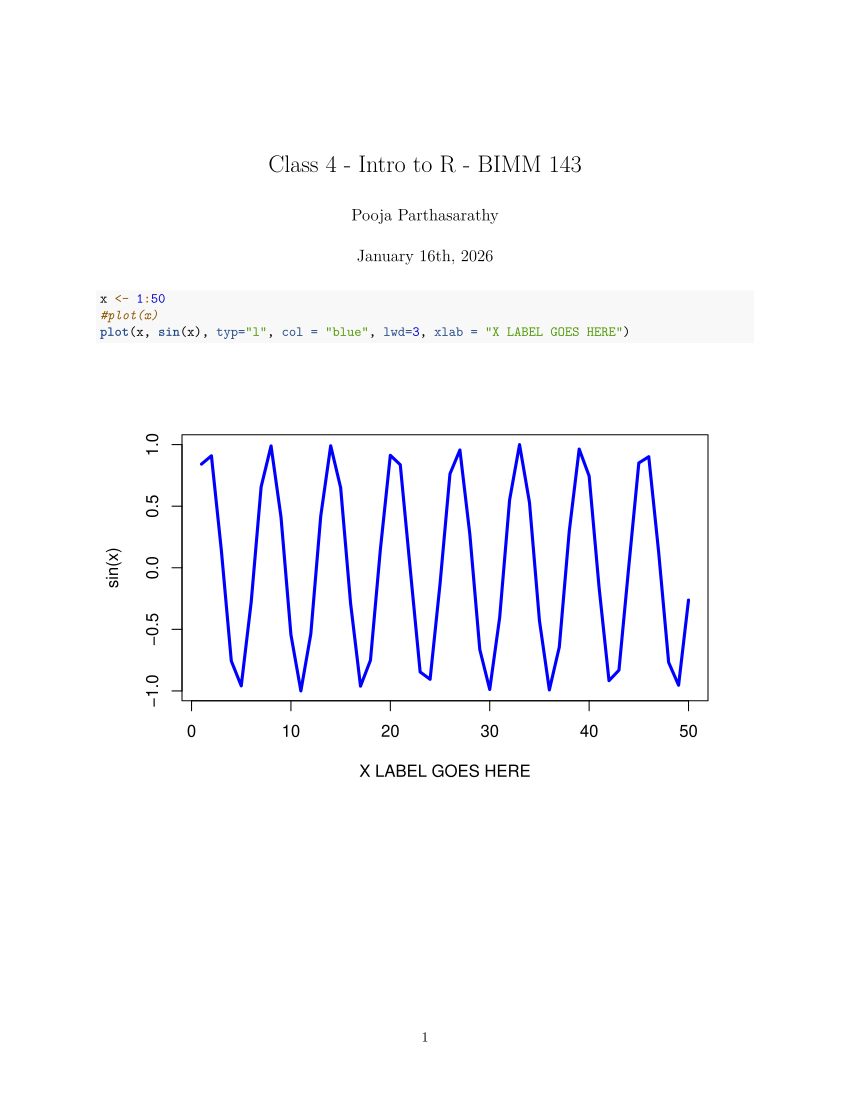

Recreate this plot in R.
#' ---
#' title: "Class 4 - Intro to R - BIMM 143"
#' author: "Pooja Parthasarathy"
#' date: "January 16th, 2026"
#' ---

x <- 1:50
#plot(x)
plot(x, sin(x), typ="l", col = "blue", lwd=3, xlab = "X LABEL GOES HERE")
